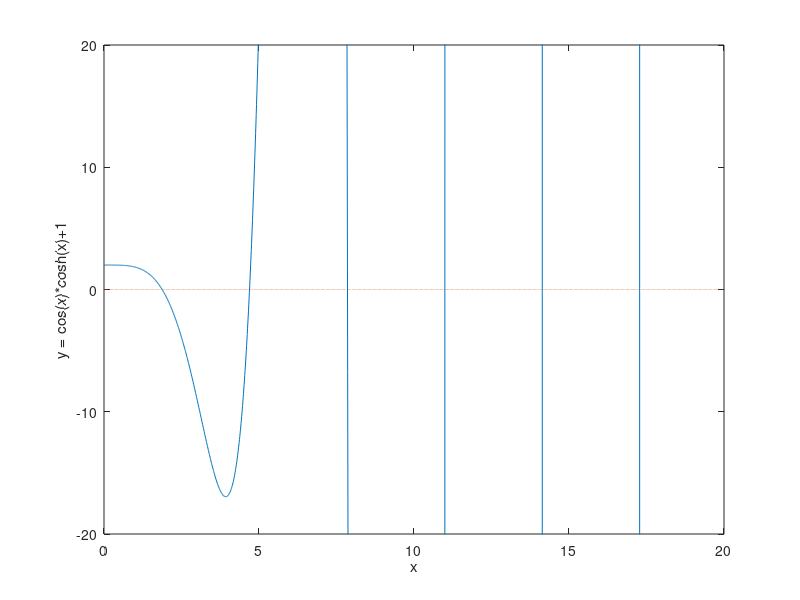

Reproduce this figure in MATLAB.
% f7_4
% Copyright S. Nakamura, 1995
set(gcf, 'NumberTitle','off','Name', 'Figure 7.4')

clf;clear
x = 0:0.01:20;
y = cos(x).*cosh(x) + 1;
plot(x,y, x, zeros(size(x)),':');
xlabel('x'); ylabel('y = cos(x)*cosh(x)+1')
axis([0 20 -20 20])
